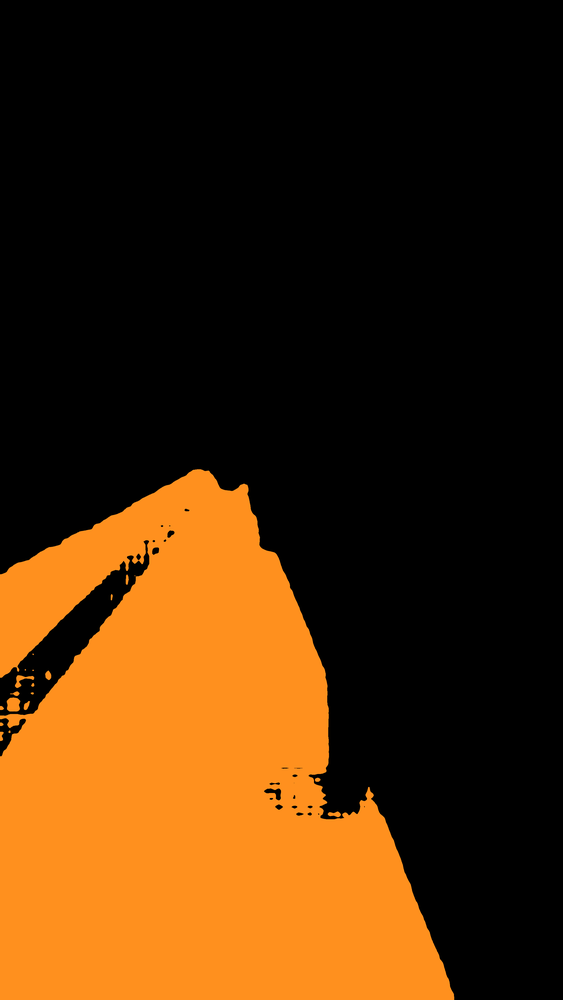
#> input picture AI_Code/VanishingPoint/InputImages/LAB.png, 563 x 1000 px, shrunk from 2252 x 4000 before the run; its folder holds only this picture in this run
$ python main.py
#> lines starting #> are read from the running program, lines starting #| are printed output that depends on the picture; after the words box and inside, x2 and y2 are one past the last pixel; in counts of white or black regions, pixels touching at a corner belong together
import os
import cv2
import math
import numpy as np
from matplotlib import pyplot as plt


# Threshold by which lines will be rejected wrt the horizontal
REJECT_DEGREE_TH = 4.0


def ReadImage(InputImagePath):
#> called with InputImagePath = 'InputImages'
    Images = []                     # Input Images will be stored in this list.
    ImageNames = []                 # Names of input images will be stored in this list.

    # Checking if path is of file or folder.
    if os.path.isfile(InputImagePath):						    # If path is of file.
        InputImage = cv2.imread(InputImagePath)                 # Reading the image.

        # Checking if image is read.
        if InputImage is None:
            print("Image not read. Provide a correct path")
            exit()

        Images.append(InputImage)                               # Storing the image.
        ImageNames.append(os.path.basename(InputImagePath))     # Storing the image's name.

	# If path is of a folder contaning images.
    elif os.path.isdir(InputImagePath):
		# Getting all image's name present inside the folder.
        for ImageName in os.listdir(InputImagePath):
			# Reading images one by one.
            InputImage = cv2.imread(InputImagePath + "/" + ImageName)
#> InputImage is the input picture: shape (1000, 563, 3); mean B, G, R 8.7, 41.8, 74.1

            Images.append(InputImage)							# Storing images.
            ImageNames.append(ImageName)                        # Storing image's names.

    # If it is neither file nor folder(Invalid Path).
    else:
        print("\nEnter valid Image Path.\n")
        exit()

    return Images, ImageNames


def FilterLines(Lines):
    FinalLines = []

    for Line in Lines:
        [[x1, y1, x2, y2]] = Line

        # Calculating equation of the line: y = mx + c
        if x1 != x2:
            m = (y2 - y1) / (x2 - x1)
        else:
            m = 100000000
        c = y2 - m*x2
        # theta will contain values between -90 -> +90.
        theta = math.degrees(math.atan(m))

        # Rejecting lines of slope near to 0 degree or 90 degree and storing others
        if REJECT_DEGREE_TH <= abs(theta) <= (90 - REJECT_DEGREE_TH):
            l = math.sqrt( (y2 - y1)**2 + (x2 - x1)**2 )    # length of the line
            FinalLines.append([x1, y1, x2, y2, m, c, l])


    # Removing extra lines
    # (we might get many lines, so we are going to take only longest 15 lines
    # for further computation because more than this number of lines will only
    # contribute towards slowing down of our algo.)
    if len(FinalLines) > 15:
        FinalLines = sorted(FinalLines, key=lambda x: x[-1], reverse=True)
        FinalLines = FinalLines[:15]

    return FinalLines


def GetLines(Image):
    # Converting to grayscale
    GrayImage = cv2.cvtColor(Image, cv2.COLOR_BGR2GRAY)
    # Blurring image to reduce noise.
    BlurGrayImage = cv2.GaussianBlur(GrayImage, (5, 5), 1)
    # Generating Edge image
    EdgeImage = cv2.Canny(BlurGrayImage, 40, 255)

    # Finding Lines in the image
    Lines = cv2.HoughLinesP(EdgeImage, 1, np.pi / 180, 50, 10, 15)

    # Check if lines found and exit if not.
    if Lines is None:
        print("Not enough lines found in the image for Vanishing Point detection.")
        exit(0)

    # Filtering Lines wrt angle
    FilteredLines = FilterLines(Lines)

    return FilteredLines


def GetVanishingPoint(Lines):
    # We will apply RANSAC inspired algorithm for this. We will take combination
    # of 2 lines one by one, find their intersection point, and calculate the
    # total error(loss) of that point. Error of the point means root of sum of
    # squares of distance of that point from each line.
    VanishingPoint = None
    MinError = 100000000000

    for i in range(len(Lines)):
        for j in range(i+1, len(Lines)):
            m1, c1 = Lines[i][4], Lines[i][5]
            m2, c2 = Lines[j][4], Lines[j][5]

            if m1 != m2:
                x0 = (c1 - c2) / (m2 - m1)
                y0 = m1 * x0 + c1

                err = 0
                for k in range(len(Lines)):
                    m, c = Lines[k][4], Lines[k][5]
                    m_ = (-1 / m)
                    c_ = y0 - m_ * x0

                    x_ = (c - c_) / (m_ - m)
                    y_ = m_ * x_ + c_

                    l = math.sqrt((y_ - y0)**2 + (x_ - x0)**2)

                    err += l**2

                err = math.sqrt(err)

                if MinError > err:
                    MinError = err
                    VanishingPoint = [x0, y0]

    return VanishingPoint


if __name__ == "__main__":
    Images, ImageNames = ReadImage("InputImages")            # Reading all input images
#> Images = 1 item; ImageNames = ['LAB.png']

    for i in range(len(Images)):
        Image = Images[i]

        # Getting the lines form the image
        Lines = GetLines(Image)

        # Get vanishing point
        VanishingPoint = GetVanishingPoint(Lines)

        # Checking if vanishing point found
        if VanishingPoint is None:
            print("Vanishing Point not found. Possible reason is that not enough lines are found in the image for determination of vanishing point.")
            continue

        # Drawing lines and vanishing point
        for Line in Lines:
            cv2.line(Image, (Line[0], Line[1]), (Line[2], Line[3]), (0, 255, 0), 2)
        cv2.circle(Image, (int(VanishingPoint[0]), int(VanishingPoint[1])), 50, (0, 0, 255), -1)

        # Showing the final image
        # OpenCV의 BGR 형태를 RGB로 변환
        image_rgb = cv2.cvtColor(Image, cv2.COLOR_BGR2RGB)
        print(int(VanishingPoint[0]), ':' ,int(VanishingPoint[1]))
        # 스크롤 가능한 창으로 이미지 표시
        plt.imshow(image_rgb)
        plt.axis('on')  # 축 제거
        plt.show()
#> this loop made 1 pass
#> VanishingPoint on pass 1: [236.8, 452]
#| 236 : 451
#> pass 1, in GetLines, `GrayImage = cv2.cvtColor(Image, cv2.COLOR_BGR2GRAY)`:
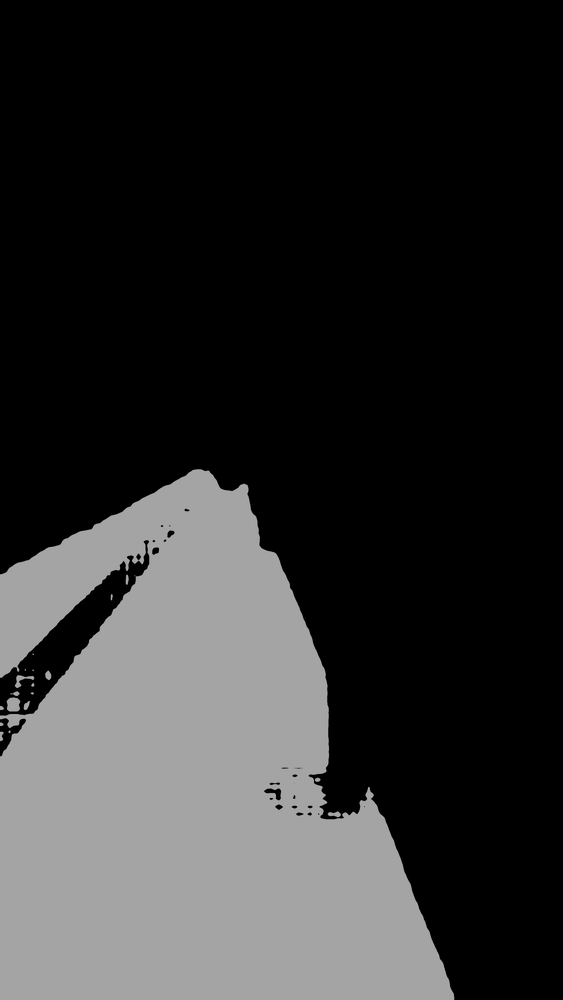
#> GrayImage: shape (1000, 563); min 0, max 182, mean 47.6
#> pass 1, in GetLines, `EdgeImage = cv2.Canny(BlurGrayImage, 40, 255)`:
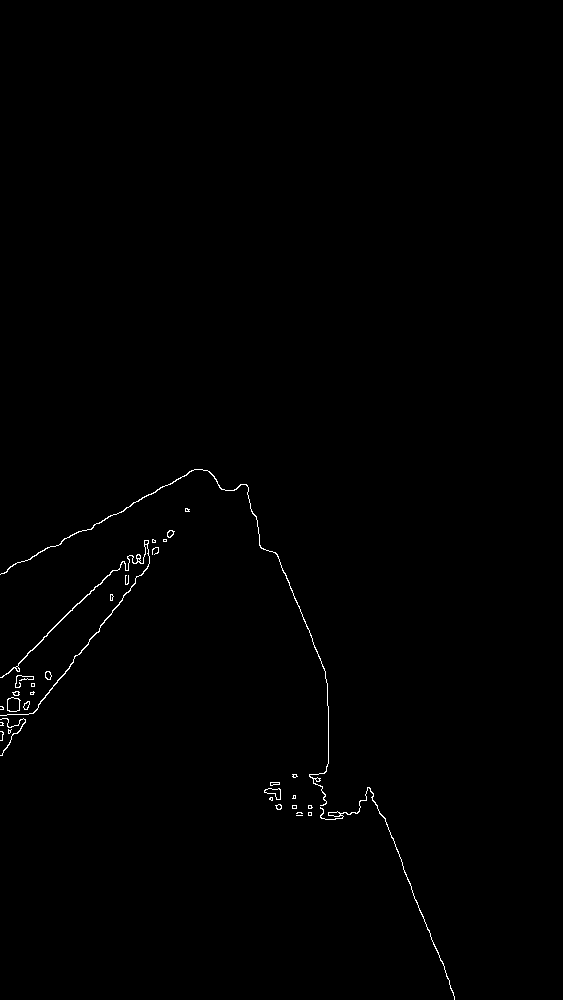
#> EdgeImage: shape (1000, 563); 0.45% white in thin lines or dots, all inside (x1, y1, x2, y2) = (0, 469, 455, 1000)

$ run again, on AI_Code/VanishingPoint/InputImages/LAB1.png
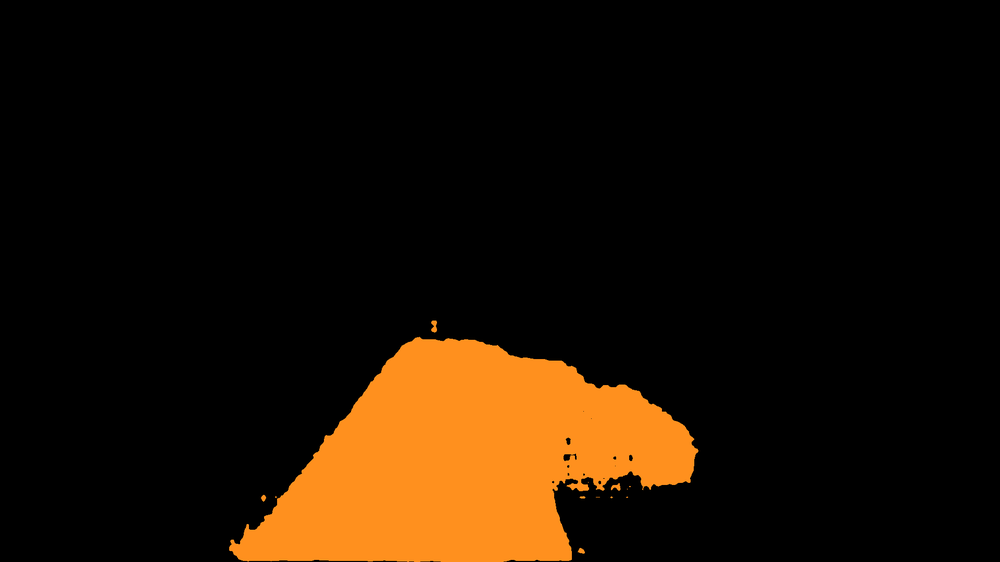
#> input picture AI_Code/VanishingPoint/InputImages/LAB1.png, 1000 x 562 px, shrunk from 1920 x 1080 before the run
#> in ReadImage, InputImage is the input picture: shape (562, 1000, 3); mean B, G, R 3.5, 16.6, 29.3
#> Images = 1 item; ImageNames = ['LAB1.png']
#> the loop `for i in range(len(Images)):` made 1 pass
#> Lines on pass 1: [[297, 476, 312, 458, -1.2, 832.4, 23.43]]
#> (printed output is left out)
#> pass 1, in GetLines, `GrayImage = cv2.cvtColor(Image, cv2.COLOR_BGR2GRAY)`:
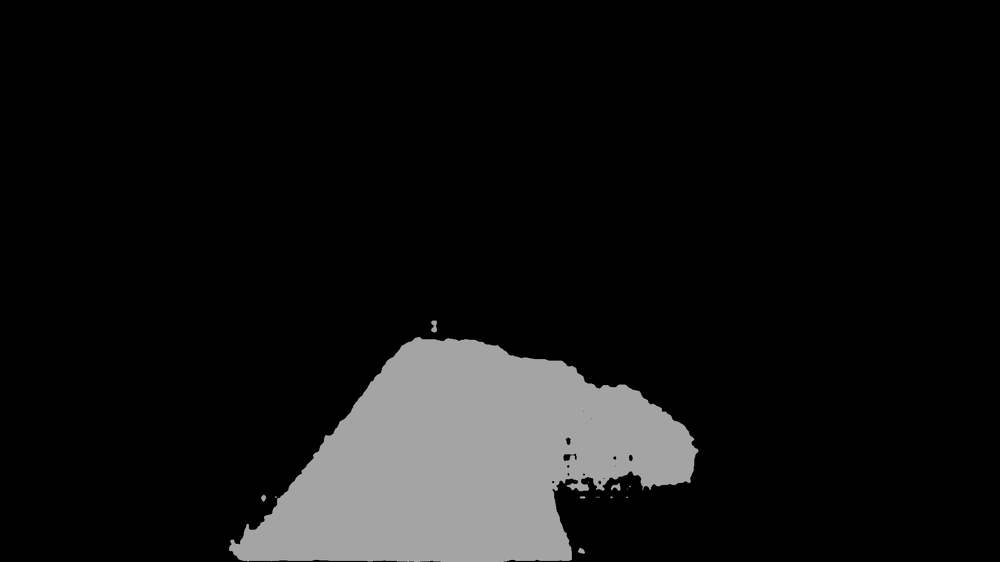
#> GrayImage: shape (562, 1000); min 0, max 182, mean 18.9
#> pass 1, in GetLines, `EdgeImage = cv2.Canny(BlurGrayImage, 40, 255)`:
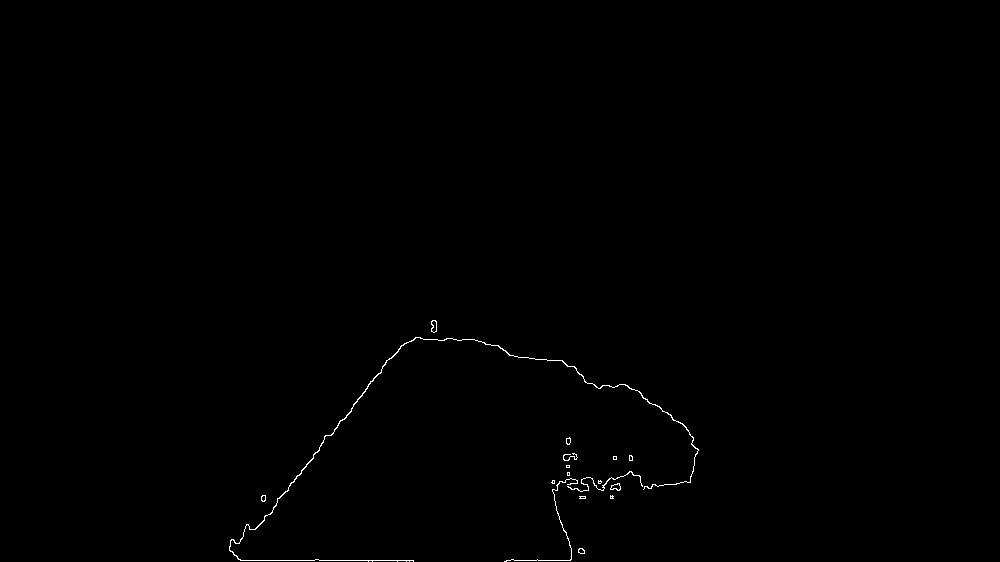
#> EdgeImage: shape (562, 1000); 0.3% white in thin lines or dots, all inside (x1, y1, x2, y2) = (229, 320, 699, 562)
